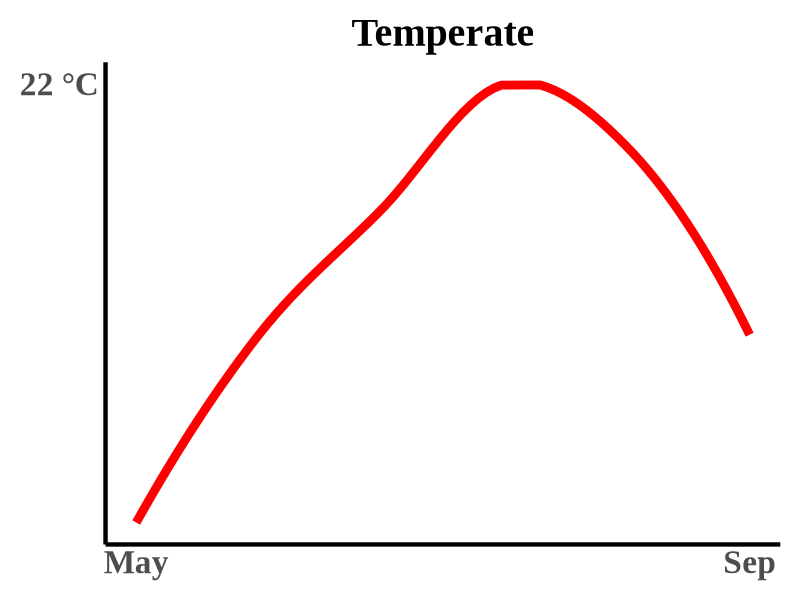
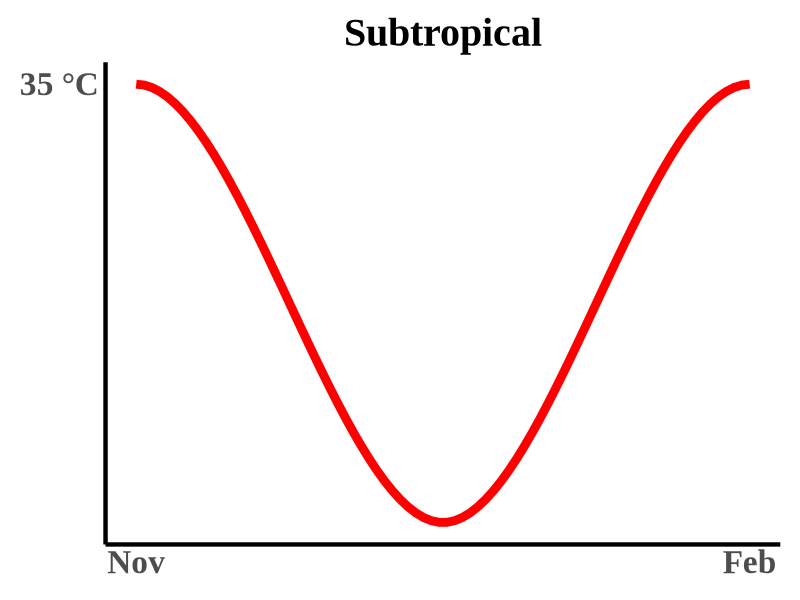
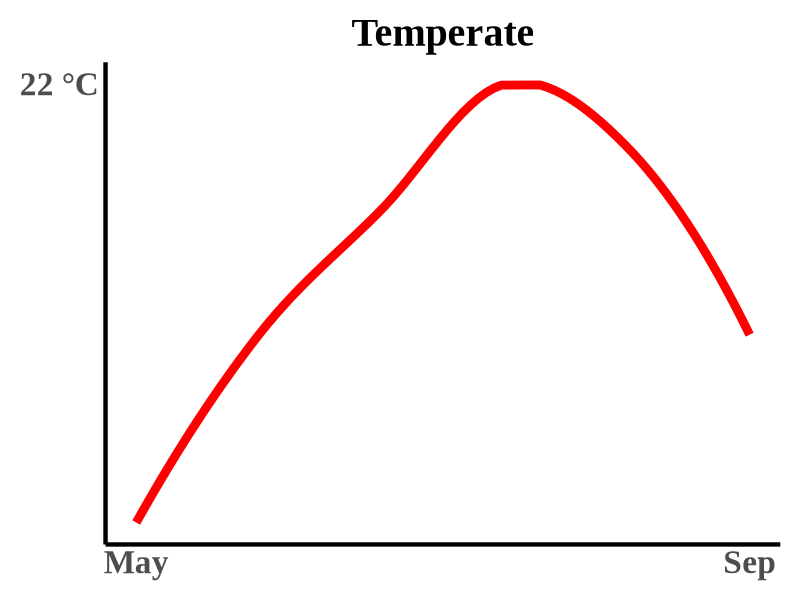
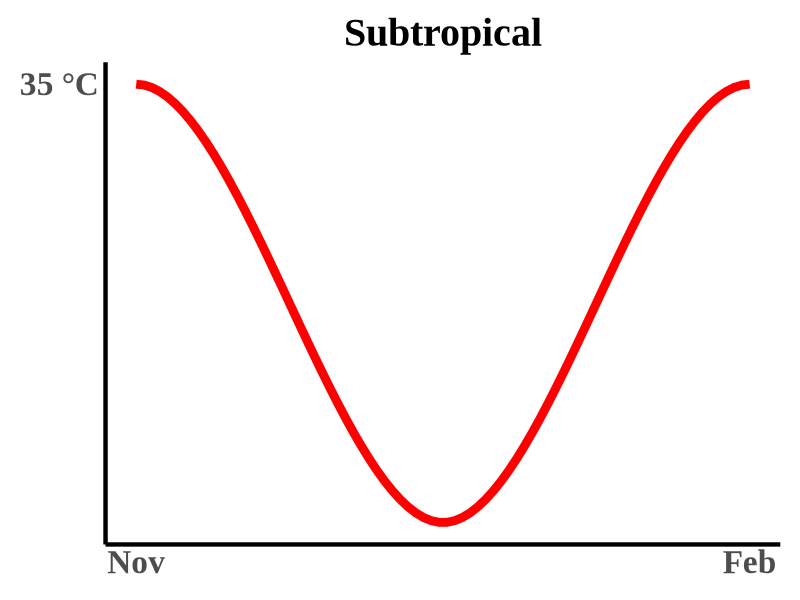

The R script that drew these images, in order:
# Load necessary library
library(ggplot2)

# Create data for the Netherlands (NL), India (IND), and South Africa (SA)
nl_data <- data.frame(
  Month = 1:6,
  Temperature = c( 15, 18, 20, 22, 21, 18),
  Country = "Netherlands"
)

ind_data <- data.frame(
  Month = 1:3,
  Temperature = c(35, 20,  35),
  Country = "India"
)


create_plot <- function(data, color, month_label = c("Jan", "Jun"), title = "") {
  max_temp <- max(data$Temperature)
  min_temp <- min(data$Temperature)
  fs <- 24
  ggplot(data, aes(x = Month, y = Temperature)) +
    geom_smooth(method = "loess", se = FALSE, color = color, size = 3) +
    scale_x_continuous(breaks = range(data$Month), labels = month_label) +
    scale_y_continuous(breaks = max_temp, limits = c(min_temp, max_temp),
     labels = function(x) paste0(x, " °C")) +
    ggtitle(title) +
    theme_minimal() +
    theme(
      text = element_text(size = fs, family = "Times New Roman"),
      title = element_text(size = fs, family = "Times New Roman", face = "bold"),
      plot.title = element_text(hjust = 0.5),
      axis.title = element_blank(),
      axis.text.x = element_text(size = fs, face = "bold"),
      axis.text.y = element_text(size = fs, face = "bold"),
      panel.grid = element_blank(),
      axis.line = element_line(linewidth = 1.5),
      # axis.ticks = element_blank(),
      plot.margin = margin(5, 5, 5, 5, unit = "mm")
    )
}

# Create plots for each country
nl_plot <- create_plot(nl_data,  "red", month_label = c("May", "Sep"), title = "Temperate")
ind_plot <- create_plot(ind_data,  "red", month_label = c("Nov", "Feb"), title = "Subtropical")


# Print plots
print(nl_plot)
print(ind_plot)

ggsave("nl_temp_profile.svg",plot = nl_plot, width = 4, height = 3, dpi = 300)
ggsave("ind_temp_profile.svg",plot = ind_plot, width = 4, height = 3, dpi = 300)
